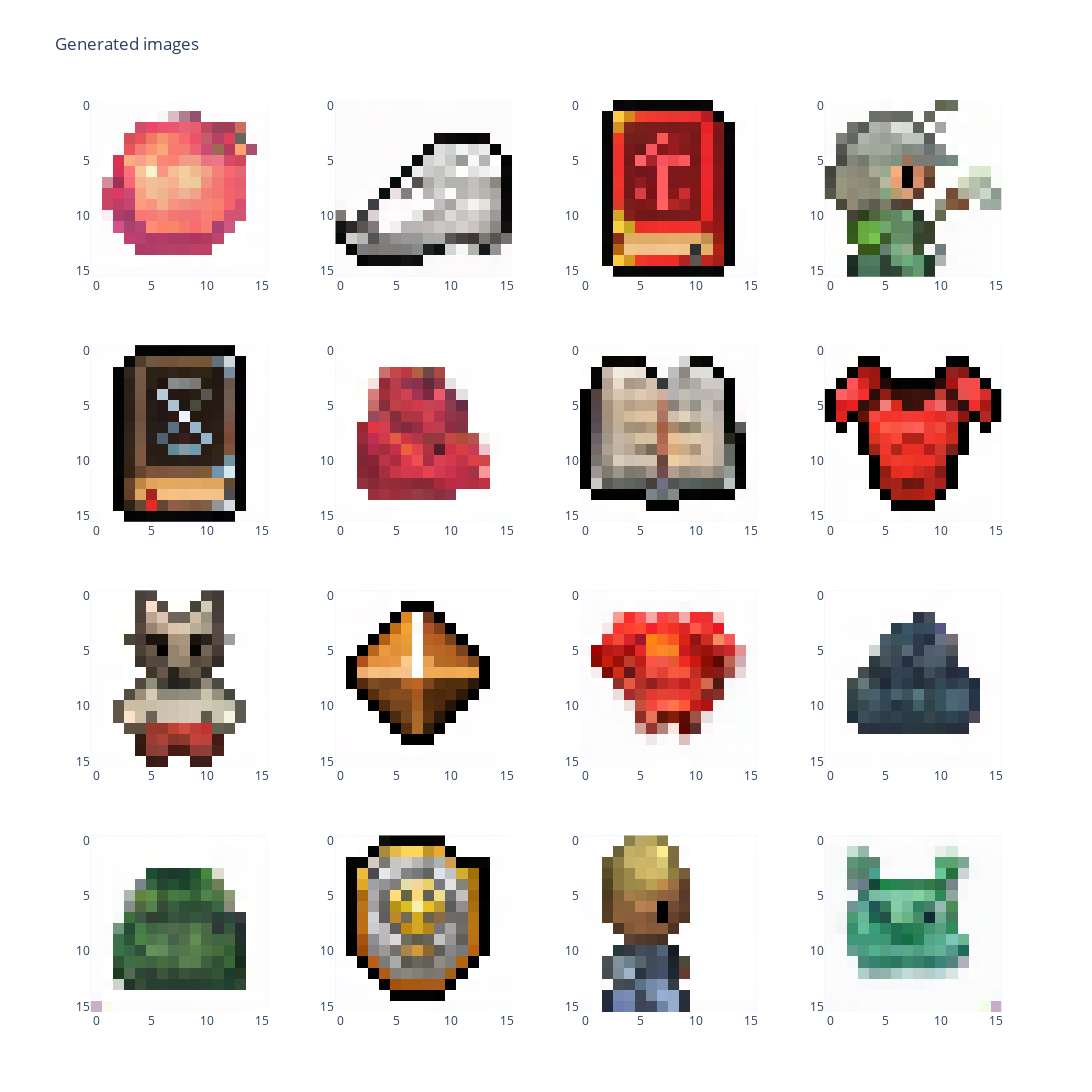

Notebook code for this chart:
### Code cell
fig = plot_generated_images(generated_image.images, 4, 4)
fig.show()

### Figure 1 — Plotly figure (JSON) as saved in the notebook; plotly's stock layout.template omitted (floating-point values rounded to 4 significant figures; data arrays with more than 128 entries replaced by an {"elided": "..."} marker saying what was removed)
{"data": [{"type": "image", "xaxis": "x", "yaxis": "y", "z": {"elided": "16x16x3 int values"}}, {"type": "image", "xaxis": "x2", "yaxis": "y2", "z": {"elided": "16x16x3 int values"}}, {"type": "image", "xaxis": "x3", "yaxis": "y3", "z": {"elided": "16x16x3 int values"}}, {"type": "image", "xaxis": "x4", "yaxis": "y4", "z": {"elided": "16x16x3 int values"}}, {"type": "image", "xaxis": "x5", "yaxis": "y5", "z": {"elided": "16x16x3 int values"}}, {"type": "image", "xaxis": "x6", "yaxis": "y6", "z": {"elided": "16x16x3 int values"}}, {"type": "image", "xaxis": "x7", "yaxis": "y7", "z": {"elided": "16x16x3 int values"}}, {"type": "image", "xaxis": "x8", "yaxis": "y8", "z": {"elided": "16x16x3 int values"}}, {"type": "image", "xaxis": "x9", "yaxis": "y9", "z": {"elided": "16x16x3 int values"}}, {"type": "image", "xaxis": "x10", "yaxis": "y10", "z": {"elided": "16x16x3 int values"}}, {"type": "image", "xaxis": "x11", "yaxis": "y11", "z": {"elided": "16x16x3 int values"}}, {"type": "image", "xaxis": "x12", "yaxis": "y12", "z": {"elided": "16x16x3 int values"}}, {"type": "image", "xaxis": "x13", "yaxis": "y13", "z": {"elided": "16x16x3 int values"}}, {"type": "image", "xaxis": "x14", "yaxis": "y14", "z": {"elided": "16x16x3 int values"}}, {"type": "image", "xaxis": "x15", "yaxis": "y15", "z": {"elided": "16x16x3 int values"}}, {"type": "image", "xaxis": "x16", "yaxis": "y16", "z": {"elided": "16x16x3 int values"}}], "layout": {"height": 1200, "title": {"text": "Generated images"}, "width": 1200, "xaxis": {"anchor": "y", "domain": [0, 0.2125]}, "xaxis10": {"anchor": "y10", "domain": [0.2625, 0.475]}, "xaxis11": {"anchor": "y11", "domain": [0.525, 0.7375]}, "xaxis12": {"anchor": "y12", "domain": [0.7875, 1]}, "xaxis13": {"anchor": "y13", "domain": [0, 0.2125]}, "xaxis14": {"anchor": "y14", "domain": [0.2625, 0.475]}, "xaxis15": {"anchor": "y15", "domain": [0.525, 0.7375]}, "xaxis16": {"anchor": "y16", "domain": [0.7875, 1]}, "xaxis2": {"anchor": "y2", "domain": [0.2625, 0.475]}, "xaxis3": {"anchor": "y3", "domain": [0.525, 0.7375]}, "xaxis4": {"anchor": "y4", "domain": [0.7875, 1]}, "xaxis5": {"anchor": "y5", "domain": [0, 0.2125]}, "xaxis6": {"anchor": "y6", "domain": [0.2625, 0.475]}, "xaxis7": {"anchor": "y7", "domain": [0.525, 0.7375]}, "xaxis8": {"anchor": "y8", "domain": [0.7875, 1]}, "xaxis9": {"anchor": "y9", "domain": [0, 0.2125]}, "yaxis": {"anchor": "x", "domain": [0.8063, 1]}, "yaxis10": {"anchor": "x10", "domain": [0.2687, 0.4625]}, "yaxis11": {"anchor": "x11", "domain": [0.2687, 0.4625]}, "yaxis12": {"anchor": "x12", "domain": [0.2687, 0.4625]}, "yaxis13": {"anchor": "x13", "domain": [0, 0.1938]}, "yaxis14": {"anchor": "x14", "domain": [0, 0.1938]}, "yaxis15": {"anchor": "x15", "domain": [0, 0.1938]}, "yaxis16": {"anchor": "x16", "domain": [0, 0.1938]}, "yaxis2": {"anchor": "x2", "domain": [0.8063, 1]}, "yaxis3": {"anchor": "x3", "domain": [0.8063, 1]}, "yaxis4": {"anchor": "x4", "domain": [0.8063, 1]}, "yaxis5": {"anchor": "x5", "domain": [0.5375, 0.7312]}, "yaxis6": {"anchor": "x6", "domain": [0.5375, 0.7312]}, "yaxis7": {"anchor": "x7", "domain": [0.5375, 0.7312]}, "yaxis8": {"anchor": "x8", "domain": [0.5375, 0.7312]}, "yaxis9": {"anchor": "x9", "domain": [0.2687, 0.4625]}}}
